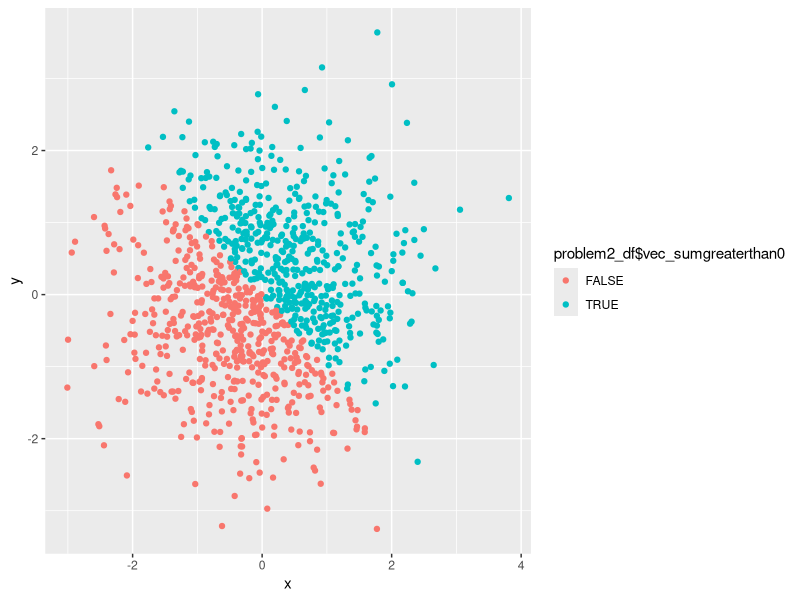
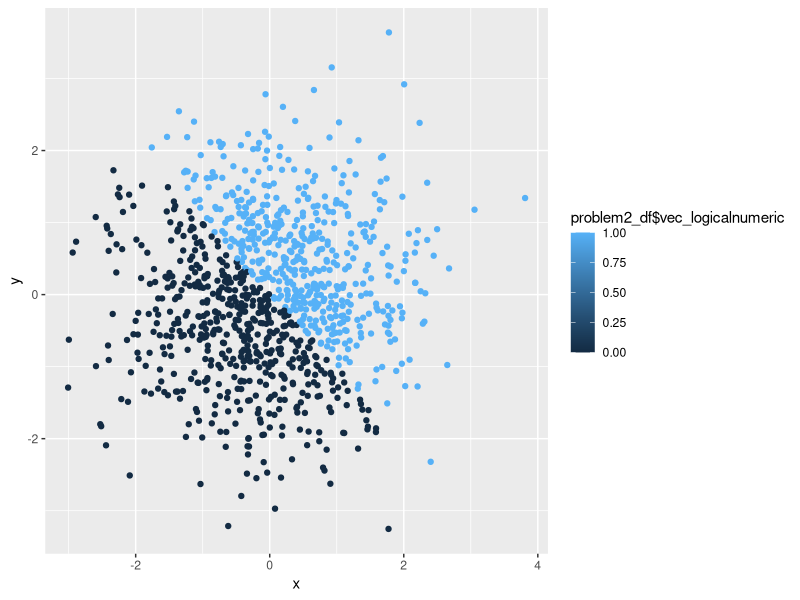
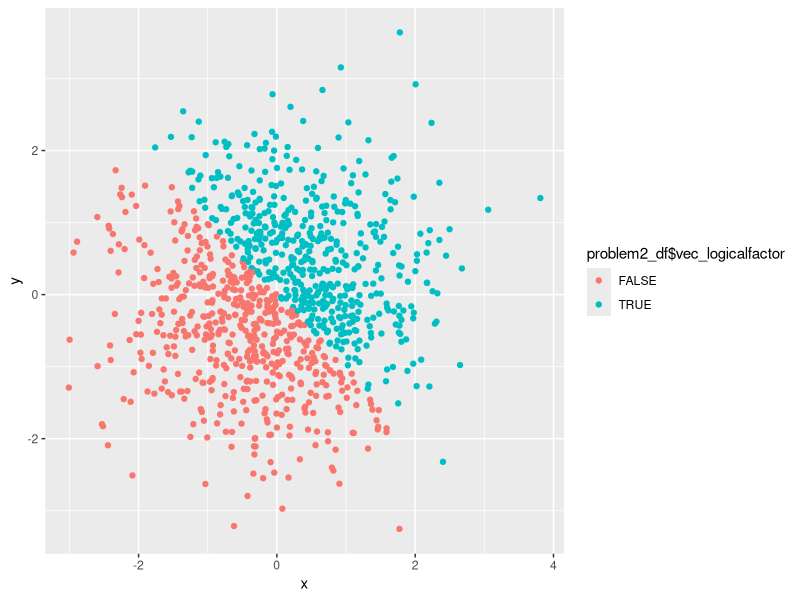
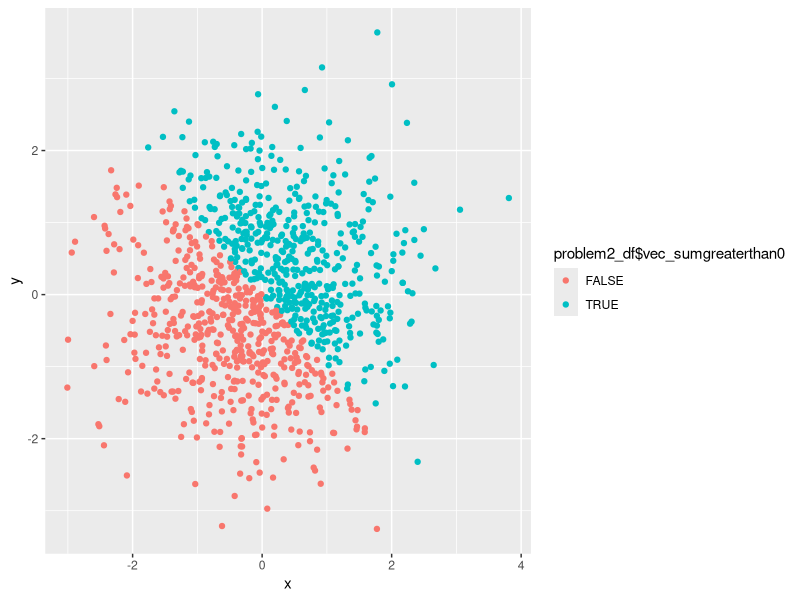

These charts were generated, in order, by the following R code:
## ---- chunk 1
## Code will be executed but not displayed; results are included
library(tidyverse) 

## ---- chunk 2
## Code will be executed but not displayed; results are not included
## Set seed to ensure reproducibility
set.seed(1)
## Tibble data frame
## Create vectors
problem1_df = tibble(
## Numeric Vector Random 10 numbers from 0 to 5  
  vec_randomnumber = runif(10, min = 0, max = 5),
## Logical Vector of Greater than 2
  vec_greaterthantwo = c(vec_randomnumber) > 2,
## Character Vector Ungulate Animals
  vec_hoofed_animal = c("zebra", "deer", "rhinoceros", "tapir", "llama", "pig", "hippopotamus", "camel", "ass", "giraffe"),
## Factor Vector Even or Odd Toed
  vec_ungulate_type = c("odd-toed", "even-toed", "odd-toed", "odd-toed", "even-toed", "even-toed", "even-toed", "even-toed", "odd-toed", "even-toed")
  )
## Extract variables
problem1_df$vec_randomnumber
problem1_df$vec_greaterthantwo
problem1_df$vec_hoofed_animal
problem1_df$vec_ungulate_type
## Mean of variables
mean(problem1_df$vec_randomnumber)
mean(problem1_df$vec_greaterthantwo)
mean(problem1_df$vec_hoofed_animal)
mean(problem1_df$vec_ungulate_type)
## means for numeric and logical variables will return a number while non-numeric or logical arguments will lead to: "argument is not numeric or logical: returning NA[1] NA"
## ---- chunk 3
## Code will be executed but not displayed; results are included
## Create vectors
problem2_df = tibble(
## x: a random sample of size 1000 from a standard Normal distribution
  vec_x = rnorm(1000),
## y: a random sample of size 1000 from a standard Normal distribution
  vec_y = rnorm(1000),
## A logical vector indicating whether x + y > 0
  vec_sumgreaterthan0 = c(vec_x + vec_y) > 0,
## A numeric vector created by coercing the above logical vector
  vec_logicalnumeric = as.numeric(vec_sumgreaterthan0),
## A factor vector created by coercing the above logical vector
  vec_logicalfactor = as.factor(vec_sumgreaterthan0))
## Extract Variables
problem2_df$vec_x
problem2_df$vec_y
problem2_df$vec_sumgreaterthan0
problem2_df$vec_logicalnumeric
problem2_df$vec_logicalfactor
## ---- chunk 4
length(problem2_df$vec_x)
length(problem2_df$vec_y)
length(problem2_df$vec_sumgreaterthan0)
length(problem2_df$vec_logicalnumeric)
length(problem2_df$vec_logicalfactor)
median(problem2_df$vec_x)
mean(problem2_df$vec_x)
prop.table(amount <- table(problem2_df$vec_sumgreaterthan0))
## ---- chunk 5
## Reproducibility
set.seed(1)
## Scatterplot 1, x vs y, logical colorpoints
plot1_df = tibble(
  x = problem2_df$vec_x,
  y = problem2_df$vec_y
)
ggplot(plot1_df, aes(color = problem2_df$vec_sumgreaterthan0, x = x, y = y)) + geom_point()
## False points are colored Salmon and True points are colored Aquamarine
## Save Scatterplot 1 to directory
ggsave("scatter_plot.pdf", height = 4, width = 6)
## Scatterplot 2, x vs y, numeric colorpoints
plot2_df = tibble(
  x = problem2_df$vec_x,
  y = problem2_df$vec_y
)
ggplot(plot2_df, aes(color = problem2_df$vec_logicalnumeric, x = x, y = y)) + geom_point()
## Points are numeric but color patterning is similar to logical vector. where it would be false, points are black, and where it would be true, points are robin blue
## Scatterplot 3, x vs y, factor colorpoints
plot3_df = tibble(
  x = problem2_df$vec_x,
  y = problem2_df$vec_y
)
ggplot(plot3_df, aes(color = problem2_df$vec_logicalfactor, x = x, y = y)) + geom_point()
## Like Plot 1, False points are colored Salmon and True points are colored Aquamarine
